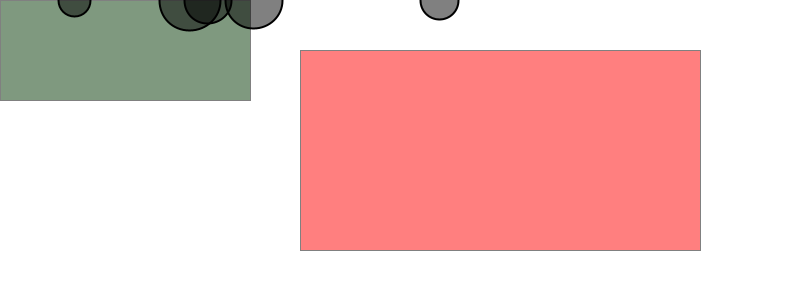
Frame 1 (no input)
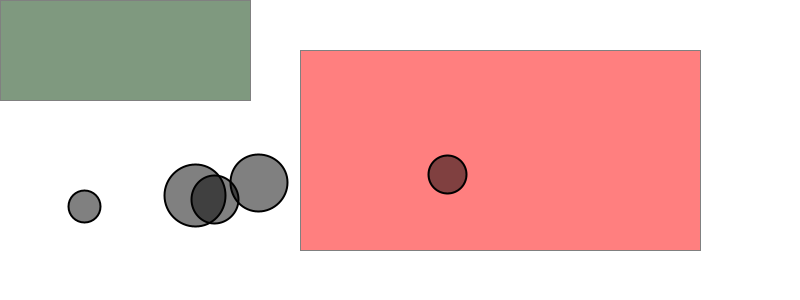
Frame 60 (the mouse pressed at the canvas centre just before this capture)
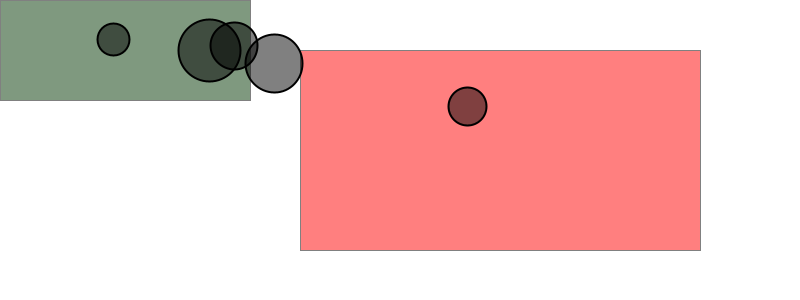
Frame 120 (the mouse held since frame 60 and released just before this capture)

The Processing sketch that drew these frames (run headless with seeded random() and noise(); from frame 60 on, the mouse is pressed at the canvas centre):

// Processing sketch: Exercise2_4
// ── Exercise2_4.pde
/*
 Create pockets of friction in a Processing sketch so that objects
 only experience friction when crossing over those pockets. What if
 you vary the strength (friction coefficient) of each area? What if
 you make some pockets feature the opposite of friction—i.e., when
 you enter a given pocket you actually speed up instead of slowing
 down?
 */

Mover[] movers = new Mover[5];
FrictionPocket fp1 = new FrictionPocket(0, 0, 250, 100, -0.03);
FrictionPocket fp2 = new FrictionPocket(300, 50, 700, 250, 0.05);

void setup() {
  size(800, 300);

  for (int i = 0; i < movers.length; i++) {
    movers[i] = new Mover(random(1, 4), random(width), 0);
  }
}

void draw() {
  background(255);

  fp1.display();
  fp2.display();

  for (Mover m : movers) {
    PVector wind = new PVector(0.01, 0);
    PVector gravity = new PVector(0, 0.1*m.mass);

    if (fp1.contains(m)) {
      m.applyForce(fp1.getForce(m));
    }
    if (fp2.contains(m)) {
      m.applyForce(fp2.getForce(m));
    }

    m.applyForce(wind);
    m.applyForce(gravity);

    m.update();
    m.display();
    m.checkEdges();
  }
}

void mouseClicked() {
  movers = (Mover[])append(movers, new Mover(random(1, 4), mouseX, mouseY));
}
// ── FrictionPocket.pde
class FrictionPocket {
  // The location of the top left and bottom right cornders.
  float x1, y1, x2, y2;
  // The friction coefficient.
  float c;

  FrictionPocket(float x1, float y1, float x2, float y2, float c) {
    this.x1 = x1;
    this.y1 = y1;
    this.x2 = x2;
    this.y2 = y2;
    this.c = c;
  }

  // Very basic check to see if the coordinates of a mover have
  // intersected the friction pocket.
  boolean contains(Mover m) {
    if (m.location.x >= x1 &&
      m.location.y >= y1 &&
      m.location.x < x2 &&
      m.location.y < y2) {
      return true;
    }

    return false;
  }

  PVector getForce(Mover m) {
    PVector force = m.velocity.copy();
    force.mult(-1);
    force.normalize();
    force.mult(c);
    return force;
  }

  // Display a bounding box representing the friction pocket. Positive
  // friction will be displayed as red and negative friction as green.
  void display() {
    float colorIntensity = map(c, -0.05, 0.05, 0, 255);
    stroke(128);
    strokeWeight(1);
    if (c > 0) {
      fill(colorIntensity, 0, 0, 128);
    } else {
      fill(0, colorIntensity, 0, 128);
    }
    rect(x1, y1, x2 - x1, y2 - y1);
  }
}
// ── Mover.pde
class Mover {
  PVector location;
  PVector velocity;
  PVector acceleration;
  float mass;

  Mover(float m, float x, float y) {
    mass = m;
    location = new PVector(x, y);
    velocity = new PVector(0, 0);
    acceleration = new PVector(0, 0);
  }

  void applyForce(PVector force) {
    PVector f = PVector.div(force, mass);
    acceleration.add(f);
  }

  void update() {
    velocity.add(acceleration);
    location.add(velocity);
    acceleration.mult(0);
  }

  void display() {
    stroke(0);
    strokeWeight(2);
    fill(0, 127);
    ellipse(location.x, location.y, mass*16, mass*16);
  }

  void checkEdges() {
    if (location.x > width) {
      location.x = width;
      velocity.x *= -1;
    } else if (location.x < 0) {
      location.x = 0;
      velocity.x *= -1;
    }

    if (location.y > height) {
      velocity.y *= -1;
      location.y = height;
    }
  }
}
